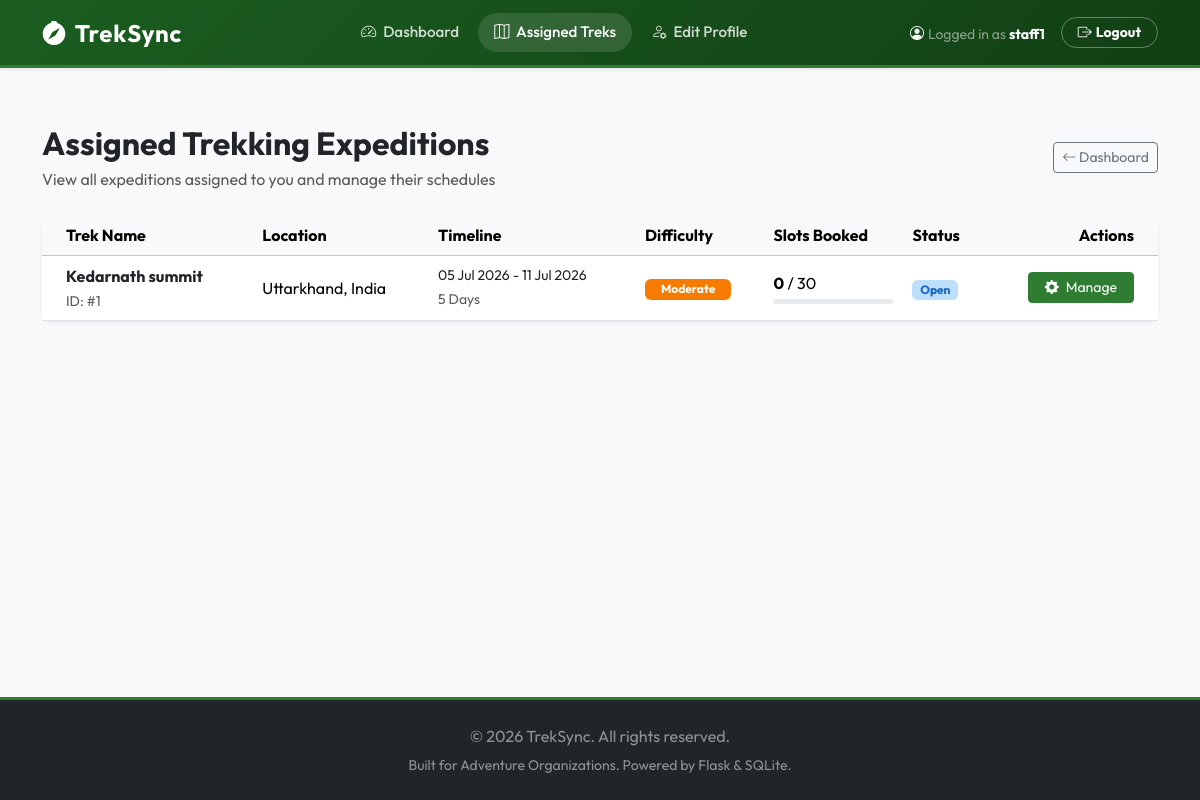
Before: /staff/assigned-treks (signed in) with the older database file.
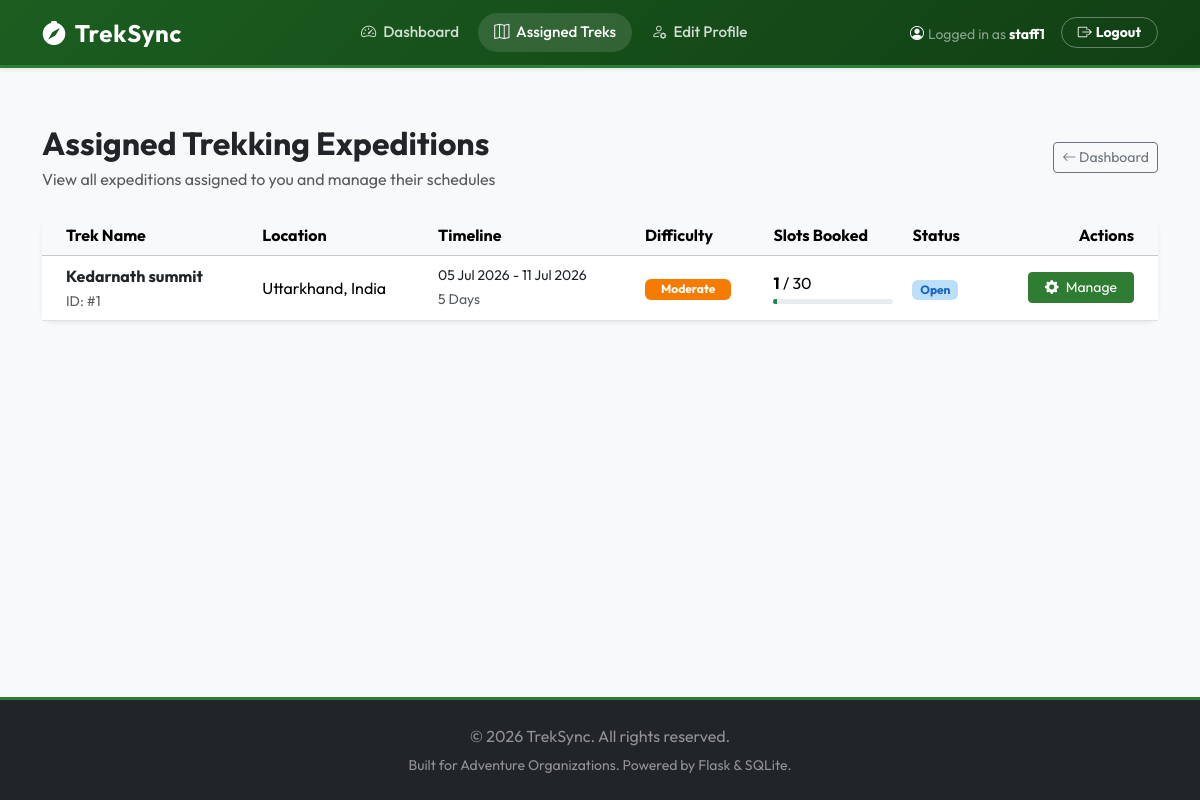
After: the same page with the newer database file.
### models.py (models this page shows, shortened)
class Trek(db.Model):
    __tablename__ = 'trek'
    id = db.Column(db.Integer, primary_key=True)
    name = db.Column(db.String(100), nullable=False)
    location = db.Column(db.String(100), nullable=False)
    difficulty = db.Column(db.String(20), nullable=False)  # 'Easy', 'Moderate', 'Hard'
    duration = db.Column(db.Integer, nullable=False)  # in days
    max_slots = db.Column(db.Integer, nullable=False)
    available_slots = db.Column(db.Integer, nullable=False)
    staff_id = db.Column(db.Integer, db.ForeignKey('user.id'), nullable=True)  # Assigned staff
    status = db.Column(db.String(20), default='Pending')  # 'Pending', 'Approved', 'Open', 'Closed', 'Completed'
    start_date = db.Column(db.Date, nullable=False)
    end_date = db.Column(db.Date, nullable=False)
    staff = db.relationship('User', back_populates='assigned_treks', foreign_keys=[staff_id])
    bookings = db.relationship('Booking', back_populates='trek', cascade="all, delete-orphan")

### app.py (the view)
@app.route('/staff/assigned-treks')
@login_required
@staff_required
def staff_assigned_treks():
    treks = Trek.query.filter_by(staff_id=current_user.id).all()
    return render_template('staff/assigned_treks.html', treks=treks)

### app.py (called while the page is built)
@login_manager.user_loader
def load_user(user_id):
    return User.query.get(int(user_id))

def staff_required(f):
    @wraps(f)
    def decorated_function(*args, **kwargs):
        if not current_user.is_authenticated or current_user.role != 'staff':
            flash('Access denied. Staff role required.', 'error')
            return redirect(url_for('home'))
        profile = StaffProfile.query.filter_by(user_id=current_user.id).first()
        if not profile or profile.status != 'approved':
            return redirect(url_for('pending_approval'))
        return f(*args, **kwargs)
    return decorated_function

### templates/staff/assigned_treks.html (shortened to what the changed rows need)
{% extends "base.html" %}
{% block content %}
<div class="container">
    <div class="d-flex flex-column flex-md-row justify-content-between align-items-md-center gap-3 mb-4">
        <div>
            <h1 class="h2 fw-bold mb-1">Assigned Trekking Expeditions</h1>
        </div>
    </div>
    <div class="card border-0 shadow-sm">
        <div class="card-body p-0">
            {% if treks %}
                <div class="table-responsive">
                    <table class="table table-hover align-middle mb-0">
                        <thead class="table-light">
                            <tr>
                                <th class="ps-4">Trek Name</th>
                                <th>Location</th>
                                <th>Timeline</th>
                                <th>Difficulty</th>
                                <th>Slots Booked</th>
                                <th>Status</th>
                                <th class="text-end pe-4">Actions</th>
                            </tr>
                        </thead>
                        <tbody>
                            {% for trek in treks %}
                                <tr>
                                    <td class="ps-4 font-semibold">
                                        <span class="fw-bold d-block text-dark">{{ trek.name }}</span>
                                        <small class="text-muted">ID: #{{ trek.id }}</small>
                                    </td>
                                    <td>{{ trek.location }}</td>
                                    <td>
                                        <small class="d-block font-semibold text-dark">
                                            {{ trek.start_date.strftime('%d %b %Y') }} - {{ trek.end_date.strftime('%d %b %Y') }}
                                        </small>
                                        <small class="text-muted">{{ trek.duration }} Days</small>
                                    </td>
                                    <td>
                                        <span class="badge text-capitalize
                                            {% if trek.difficulty == 'Easy' %}badge-easy
                                            {% elif trek.difficulty == 'Moderate' %}badge-moderate
                                            {% else %}badge-hard{% endif %} py-1.5 px-3">
                                            {{ trek.difficulty }}
                                        </span>
                                    </td>
                                    <td>
                                        <span class="fw-bold">{{ trek.max_slots - trek.available_slots }}</span> / {{ trek.max_slots }}
                                        <div class="progress mt-1" style="height: 5px; max-width: 120px;">
                                            {% set booked_pct = ((trek.max_slots - trek.available_slots) / trek.max_slots * 100)|int %}
                                            <div class="progress-bar bg-success" role="progressbar" style="width: {{ booked_pct }}%"></div>
                                        </div>
                                    </td>
                                    <td>
                                        <span class="badge status-{{ trek.status.lower() }} py-1 px-2.5">
                                            {{ trek.status }}
                                        </span>
                                    </td>
                                    <td class="text-end pe-4">
                                        <a href="{{ url_for('staff_trek_detail', trek_id=trek.id) }}" class="btn btn-sm btn-success px-3">
                                            <i class="bi bi-gear-fill me-1"></i> Manage
                                        </a>
                                    </td>
                                </tr>
                            {% endfor %}
                        </tbody>
                    </table>
                </div>
            {% else %}
                <div class="p-5 text-center text-muted">
                    <i class="bi bi-compass fs-1 mb-2 d-block"></i>
                    No treks assigned to you yet by the Admin.
                </div>
            {% endif %}
        </div>
    </div>
</div>
{% endblock %}

Changed rows visible on the page:
changed Trek "Kedarnath summit": trek.max_slots-trek.available_slots "0" → "1"
